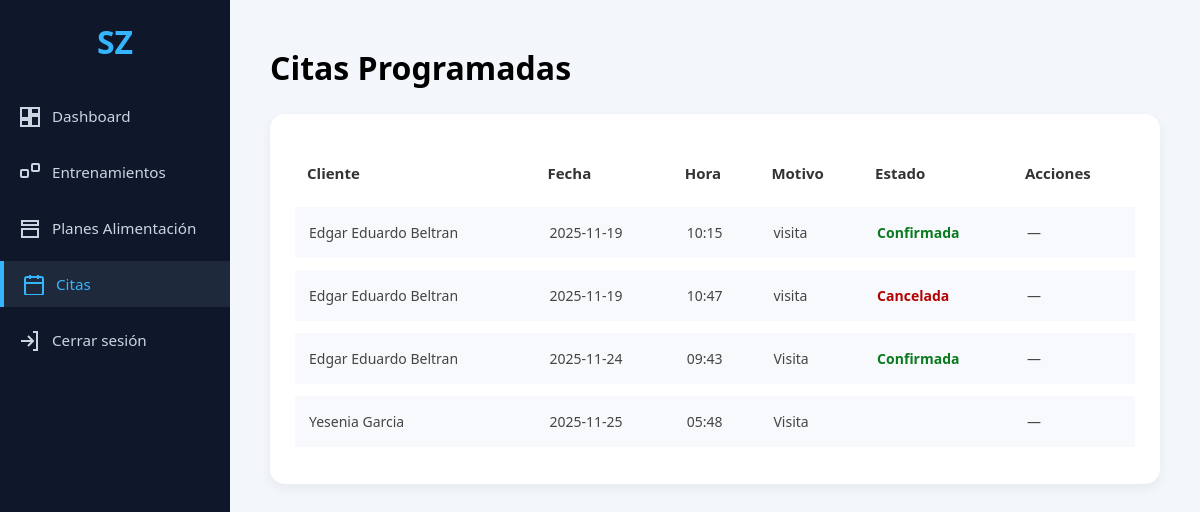
/index.php?controller=citas&action=lista (signed in), run on the app's committed database.
### tables this page shows
CREATE TABLE `citas` (
  `idCita` int(11) NOT NULL AUTO_INCREMENT,
  `idUsuario` int(11) NOT NULL,
  `fecha` date NOT NULL,
  `hora` time NOT NULL,
  `motivo` varchar(255) DEFAULT NULL,
  `estado` enum('pendiente','confirmada','completada','cancelada') DEFAULT 'pendiente',
  `idNotificadoCoach` tinyint(4) DEFAULT 0,
  PRIMARY KEY (`idCita`),
  KEY `idUsuario` (`idUsuario`),
  CONSTRAINT `citas_ibfk_1` FOREIGN KEY (`idUsuario`) REFERENCES `usuarios` (`idUsuario`)
);

CREATE TABLE `usuarios` (
  `idUsuario` int(11) NOT NULL AUTO_INCREMENT,
  `nombre` varchar(256) NOT NULL,
  `apePa` varchar(256) DEFAULT NULL,
  `apeMa` varchar(256) DEFAULT NULL,
  `genero` varchar(50) DEFAULT NULL,
  `telefono` varchar(50) DEFAULT NULL,
  `correo` varchar(256) NOT NULL,
  `contrasena` varchar(256) NOT NULL,
  `fechaRegi` date DEFAULT curdate(),
  `rol` enum('admin','entrenador','cliente') DEFAULT 'cliente',
  `idMembresia` int(11) DEFAULT NULL,
  `idAdministrador` int(11) DEFAULT NULL,
  `idCoach` int(11) DEFAULT NULL,
  PRIMARY KEY (`idUsuario`),
  UNIQUE KEY `correo` (`correo`),
  KEY `idAdministrador` (`idAdministrador`),
  KEY `fk_usuario_entrenador` (`idCoach`),
  CONSTRAINT `fk_usuario_entrenador` FOREIGN KEY (`idCoach`) REFERENCES `coach` (`idCoach`) ON DELETE SET NULL,
  CONSTRAINT `usuarios_ibfk_1` FOREIGN KEY (`idAdministrador`) REFERENCES `administrador` (`idAdministrador`) ON DELETE SET NULL
);

### app/models/CitaModel.php (called while the page is built, shortened)
<?php
class CitaModel {
    private $db;
    public function __construct($connection) {
        $this->db = $connection;
    }
    public function obtenerTodas() {
        $sql = "SELECT c.*, u.nombre, u.apePa, u.apeMa
                FROM citas c
                INNER JOIN usuarios u ON u.idUsuario = c.idUsuario
                ORDER BY c.fecha ASC, c.hora ASC";
        $res = $this->db->query($sql);
        return $res->fetch_all(MYSQLI_ASSOC);
    }
}

### app/views/entrenador/citas-lista.php (the view, shortened to what this page needs)
<!DOCTYPE html>
<html lang="es">
<head>
    <link rel="stylesheet" href="public/css/trainer.css">
</head>
<body>
<aside class="sidebar-trainer">
    <div class="sidebar-logo">SZ</div>
    <nav class="sidebar-nav">
        <a href="index.php?controller=coach&action=index"
           class="sidebar-item <?= ($_GET['controller'] ?? '') === 'coach' ? 'active' : '' ?>">
            <svg fill="none" stroke="currentColor" stroke-width="2">
                <path d="M3 13h8V3H3v10zm0 8h8v-6H3v6zm10 0h8v-10h-8v10zm0-18v6h8V3h-8z"/>
            </svg>
            <span>Dashboard</span>
        </a>
        <a href="index.php?controller=entrenamientos&action=index"
           class="sidebar-item <?= ($_GET['controller'] ?? '') === 'entrenamientos' ? 'active' : '' ?>">
            <svg fill="none" stroke="currentColor" stroke-width="2">
                <rect x="3" y="9" width="7" height="7" rx="1"/>
                <rect x="14" y="3" width="7" height="7" rx="1"/>
            </svg>
            <span>Entrenamientos</span>
        </a>
        <a href="index.php?controller=PlanAlimentacion&action=listar"
           class="sidebar-item <?= ($_GET['controller'] ?? '') === 'PlanAlimentacion' ? 'active' : '' ?>">
            <svg fill="none" stroke="currentColor" stroke-width="2">
                <path d="M4 4h16v4H4z"/>
                <path d="M4 12h16v8H4z"/>
            </svg>
            <span>Planes Alimentación</span>
        </a>
        <a href="index.php?controller=citas&action=lista"
           class="sidebar-item active">
            <svg fill="none" stroke="currentColor" stroke-width="2">
                <rect x="3" y="4" width="18" height="18" rx="2"/>
                <path d="M16 2v4M8 2v4M3 10h18"/>
            </svg>
            <span>Citas</span>
        </a>
        <a href="index.php?controller=user&action=logout" class="sidebar-item">
            <svg fill="none" stroke="currentColor" stroke-width="2">
                <path d="M15 3h4v18h-4"/>
                <path d="M10 17l5-5-5-5"/>
                <path d="M15 12H3"/>
            </svg>
            <span>Cerrar sesión</span>
        </a>
    </nav>
</aside>
<main class="main-content">
    <h1>Citas Programadas</h1>
    <div class="table-container">
        <?php if (!empty($citas)): ?>
            <table class="citas-table">
                <thead>
                    <tr>
                        <th>Cliente</th>
                        <th>Fecha</th>
                        <th>Hora</th>
                        <th>Motivo</th>
                        <th>Estado</th>
                        <th>Acciones</th>
                    </tr>
                </thead>
                <tbody>
                <?php foreach ($citas as $c): ?>
                    <tr>
                        <td><?= htmlspecialchars($c['nombre'] . ' ' . $c['apePa']) ?></td>
                        <td><?= htmlspecialchars($c['fecha']) ?></td>
                        <td><?= htmlspecialchars(substr($c['hora'],0,5)) ?></td>
                        <td><?= htmlspecialchars($c['motivo']) ?></td>
                        <td>
                            <span class="status-<?= strtolower($c['estado']) ?>">
                                <?= ucfirst($c['estado']) ?>
                            </span>
                        </td>
                        <td>
                            <?php if ($c['estado'] === 'pendiente'): ?>
                                <a class="action-link link-confirm"
                                   href="index.php?controller=citas&action=actualizarEstado&id=<?= $c['idCita'] ?>&estado=confirmada">
                                   Confirmar
                                </a>
                                <a class="action-link link-reject"
                                   href="index.php?controller=citas&action=actualizarEstado&id=<?= $c['idCita'] ?>&estado=rechazada">
                                   Rechazar
                                </a>
                            <?php else: ?>
                                —
                            <?php endif; ?>
                        </td>
                    </tr>
                <?php endforeach; ?>
                </tbody>
            </table>
        <?php else: ?>
            <p style="padding:20px; font-size:15px; color:#555;">No hay citas registradas.</p>
        <?php endif; ?>
    </div>
</main>
</body>
</html>

### public/css/trainer.css (style rules this page uses)
body { margin: 0; font-family: 'Segoe UI', Tahoma, sans-serif; background: #f3f6fb; display: flex; height: 100vh; }
.sidebar-trainer { width: 230px; background: #0f172a; height: 100vh; padding: 20px 0; position: fixed; top: 0; left: 0; }
.sidebar-logo { font-size: 2rem; color: #36b5ff; font-weight: bold; text-align: center; margin-bottom: 30px; }
.sidebar-nav { display: flex; flex-direction: column; gap: 10px; }
.sidebar-item { display: flex; align-items: center; gap: 12px; padding: 12px 18px; color: #cbd5e1; text-decoration: none; transition: 0.2s; }
.sidebar-item svg { width: 22px; height: 22px; }
.sidebar-item.active { background: #1e293b; border-left: 4px solid #36b5ff; color: #36b5ff; }
.sidebar-item span { font-size: 0.95rem; font-weight: 500; }
.main-content { margin-left: 230px; padding: 30px; }
.main-content { flex: 1; padding: 25px 40px; overflow-y: auto; }

### app/views/entrenador/citas-lista.php (style rules this page uses)
.table-container { margin-top: 25px; background: #ffffff; padding: 25px; border-radius: 15px; box-shadow: 0 4px 12px rgba(0,0,0,0.06); }
table.citas-table { width: 100%; border-collapse: separate; border-spacing: 0 12px; }
.citas-table thead th { text-align: left; padding: 12px; font-size: 15px; font-weight: bold; color: #333; }
.citas-table tbody tr { background: #f7f9fc; border-radius: 12px; transition: 0.2s; }
.citas-table tbody td { padding: 16px 14px; font-size: 14px; color: #444; }
.status-confirmada { color: #0a7a1f; font-weight: bold; }
.status-cancelada { color: #b30000; font-weight: bold; }

### data on the page
citas: idUsuario.apePa "Edgar Eduardo Beltran", fecha "2025-11-19", hora "10:15", motivo "visita", estado "Confirmada"
citas: idUsuario.apePa "Edgar Eduardo Beltran", fecha "2025-11-19", hora "10:47", motivo "visita", estado "Cancelada"
citas: idUsuario.apePa "Edgar Eduardo Beltran", fecha "2025-11-24", hora "09:43", motivo "Visita", estado "Confirmada"
citas: idUsuario.apePa "Yesenia Garcia", fecha "2025-11-25", hora "05:48", motivo "Visita"
